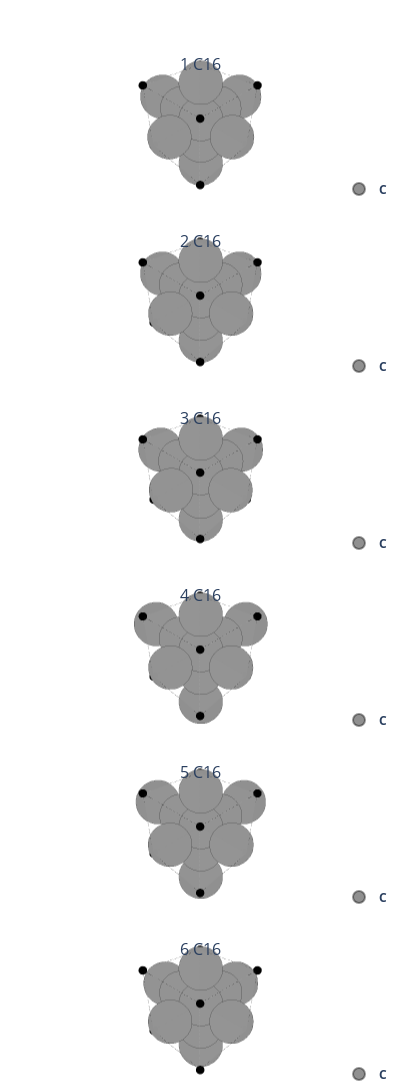

The notebook cell saved with this chart:
### Code cell
structure_3d(structures[:6], n_cols=1)
